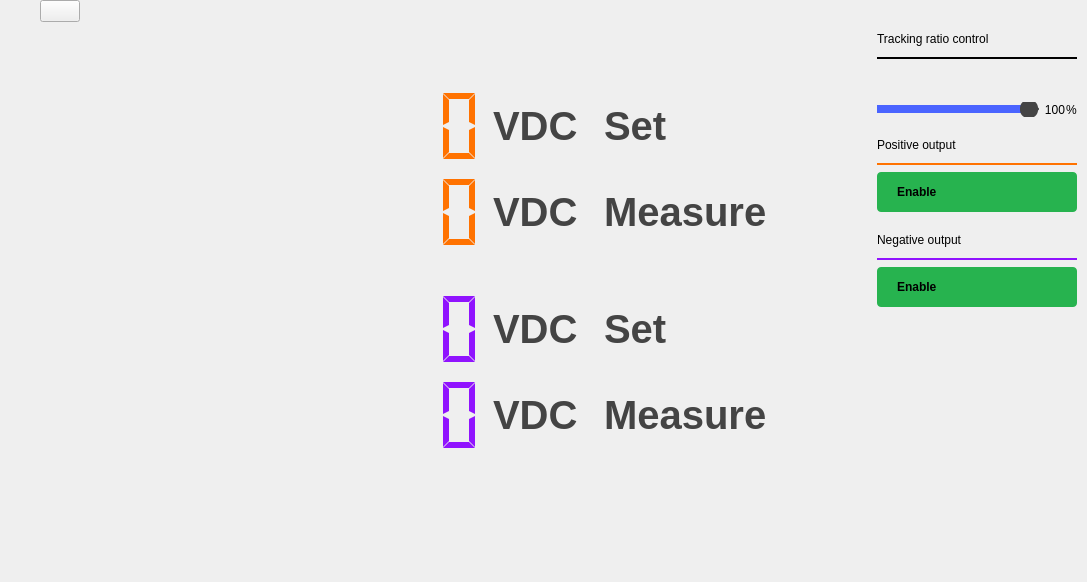
<?xml version="1.0" encoding="UTF-8"?>
<ui version="4.0">
 <class>PowerController</class>
 <widget class="QWidget" name="PowerController">
  <property name="geometry">
   <rect>
    <x>0</x>
    <y>0</y>
    <width>1087</width>
    <height>582</height>
   </rect>
  </property>
  <property name="sizePolicy">
   <sizepolicy hsizetype="MinimumExpanding" vsizetype="MinimumExpanding">
    <horstretch>0</horstretch>
    <verstretch>0</verstretch>
   </sizepolicy>
  </property>
  <property name="windowTitle">
   <string>Scopy Power Control</string>
  </property>
  <layout class="QVBoxLayout" name="verticalLayout_3">
   <property name="spacing">
    <number>0</number>
   </property>
   <property name="leftMargin">
    <number>0</number>
   </property>
   <property name="topMargin">
    <number>0</number>
   </property>
   <property name="rightMargin">
    <number>0</number>
   </property>
   <property name="bottomMargin">
    <number>0</number>
   </property>
   <item>
    <widget class="QWidget" name="hWidget_top_area" native="true">
     <layout class="QHBoxLayout" name="horizontalLayout_2">
      <property name="spacing">
       <number>40</number>
      </property>
      <property name="leftMargin">
       <number>0</number>
      </property>
      <property name="topMargin">
       <number>0</number>
      </property>
      <property name="rightMargin">
       <number>50</number>
      </property>
      <property name="bottomMargin">
       <number>0</number>
      </property>
      <item>
       <spacer name="horizontalSpacer_8">
        <property name="orientation">
         <enum>Qt::Horizontal</enum>
        </property>
        <property name="sizeType">
         <enum>QSizePolicy::Fixed</enum>
        </property>
        <property name="sizeHint" stdset="0">
         <size>
          <width>40</width>
          <height>10</height>
         </size>
        </property>
       </spacer>
      </item>
      <item>
       <widget class="scopy::LinkedButton" name="btnHelp">
        <property name="text">
         <string/>
        </property>
       </widget>
      </item>
      <item>
       <spacer name="horizontalSpacer_7">
        <property name="orientation">
         <enum>Qt::Horizontal</enum>
        </property>
        <property name="sizeHint" stdset="0">
         <size>
          <width>40</width>
          <height>20</height>
         </size>
        </property>
       </spacer>
      </item>
     </layout>
    </widget>
   </item>
   <item>
    <layout class="QHBoxLayout" name="hLayout_main_area">
     <property name="topMargin">
      <number>0</number>
     </property>
     <item>
      <widget class="scopy::DetachDragZone" name="leftPanel" native="true">
       <property name="sizePolicy">
        <sizepolicy hsizetype="Expanding" vsizetype="Preferred">
         <horstretch>0</horstretch>
         <verstretch>0</verstretch>
        </sizepolicy>
       </property>
       <property name="styleSheet">
        <string notr="true"/>
       </property>
       <layout class="QVBoxLayout" name="verticalLayout">
        <property name="leftMargin">
         <number>100</number>
        </property>
        <property name="topMargin">
         <number>64</number>
        </property>
        <property name="rightMargin">
         <number>100</number>
        </property>
        <property name="bottomMargin">
         <number>64</number>
        </property>
        <item>
         <layout class="QGridLayout" name="gridLayout">
          <item row="1" column="2">
           <widget class="QLabel" name="label_8">
            <property name="styleSheet">
             <string notr="true">QLabel { color: #444444; qproperty-alignment: 'AlignBottom | AlignLeft'; font-size: 30pt; font-weight: bold;  }</string>
            </property>
            <property name="text">
             <string>VDC</string>
            </property>
           </widget>
          </item>
          <item row="1" column="4">
           <widget class="QLabel" name="label_6">
            <property name="sizePolicy">
             <sizepolicy hsizetype="Preferred" vsizetype="Preferred">
              <horstretch>0</horstretch>
              <verstretch>0</verstretch>
             </sizepolicy>
            </property>
            <property name="minimumSize">
             <size>
              <width>0</width>
              <height>0</height>
             </size>
            </property>
            <property name="maximumSize">
             <size>
              <width>16777215</width>
              <height>16777215</height>
             </size>
            </property>
            <property name="font">
             <font>
              <pointsize>30</pointsize>
              <bold>true</bold>
             </font>
            </property>
            <property name="styleSheet">
             <string notr="true">QLabel { color: #444444; qproperty-alignment: 'AlignBottom | AlignLeft'; font-size: 30pt; font-weight: bold; }</string>
            </property>
            <property name="text">
             <string>Measure</string>
            </property>
           </widget>
          </item>
          <item row="0" column="1">
           <widget class="scopy::LcdNumber" name="lcd1_set">
            <property name="sizePolicy">
             <sizepolicy hsizetype="Fixed" vsizetype="Fixed">
              <horstretch>0</horstretch>
              <verstretch>0</verstretch>
             </sizepolicy>
            </property>
            <property name="minimumSize">
             <size>
              <width>210</width>
              <height>80</height>
             </size>
            </property>
            <property name="styleSheet">
             <string notr="true">QLCDNumber {
background-color: transparent;
color: #ff7200;
}</string>
            </property>
            <property name="frameShape">
             <enum>QFrame::NoFrame</enum>
            </property>
            <property name="digitCount">
             <number>5</number>
            </property>
            <property name="segmentStyle">
             <enum>QLCDNumber::Flat</enum>
            </property>
           </widget>
          </item>
          <item row="0" column="2">
           <widget class="QLabel" name="label_7">
            <property name="styleSheet">
             <string notr="true">QLabel { color: #444444; qproperty-alignment: 'AlignBottom | AlignLeft'; font-size: 30pt; font-weight: bold; }</string>
            </property>
            <property name="text">
             <string>VDC</string>
            </property>
           </widget>
          </item>
          <item row="1" column="1">
           <widget class="scopy::LcdNumber" name="lcd1">
            <property name="sizePolicy">
             <sizepolicy hsizetype="Fixed" vsizetype="Fixed">
              <horstretch>0</horstretch>
              <verstretch>0</verstretch>
             </sizepolicy>
            </property>
            <property name="minimumSize">
             <size>
              <width>210</width>
              <height>80</height>
             </size>
            </property>
            <property name="styleSheet">
             <string notr="true">QLCDNumber {
background-color: transparent;
color: #ff7200;
}</string>
            </property>
            <property name="frameShape">
             <enum>QFrame::NoFrame</enum>
            </property>
            <property name="segmentStyle">
             <enum>QLCDNumber::Flat</enum>
            </property>
           </widget>
          </item>
          <item row="1" column="3">
           <spacer name="horizontalSpacer_4">
            <property name="orientation">
             <enum>Qt::Horizontal</enum>
            </property>
            <property name="sizeType">
             <enum>QSizePolicy::Fixed</enum>
            </property>
            <property name="sizeHint" stdset="0">
             <size>
              <width>20</width>
              <height>20</height>
             </size>
            </property>
           </spacer>
          </item>
          <item row="0" column="4">
           <widget class="QLabel" name="label_5">
            <property name="sizePolicy">
             <sizepolicy hsizetype="Preferred" vsizetype="Preferred">
              <horstretch>0</horstretch>
              <verstretch>0</verstretch>
             </sizepolicy>
            </property>
            <property name="minimumSize">
             <size>
              <width>0</width>
              <height>0</height>
             </size>
            </property>
            <property name="maximumSize">
             <size>
              <width>16777215</width>
              <height>16777215</height>
             </size>
            </property>
            <property name="font">
             <font>
              <pointsize>30</pointsize>
              <bold>true</bold>
             </font>
            </property>
            <property name="styleSheet">
             <string notr="true">QLabel { color: #444444; qproperty-alignment: 'AlignBottom | AlignLeft'; font-size: 30pt; font-weight: bold; }</string>
            </property>
            <property name="text">
             <string>Set</string>
            </property>
           </widget>
          </item>
          <item row="0" column="0">
           <spacer name="horizontalSpacer">
            <property name="orientation">
             <enum>Qt::Horizontal</enum>
            </property>
            <property name="sizeHint" stdset="0">
             <size>
              <width>42</width>
              <height>20</height>
             </size>
            </property>
           </spacer>
          </item>
          <item row="0" column="3">
           <spacer name="horizontalSpacer_3">
            <property name="orientation">
             <enum>Qt::Horizontal</enum>
            </property>
            <property name="sizeType">
             <enum>QSizePolicy::Fixed</enum>
            </property>
            <property name="sizeHint" stdset="0">
             <size>
              <width>20</width>
              <height>20</height>
             </size>
            </property>
           </spacer>
          </item>
         </layout>
        </item>
        <item>
         <widget class="QwtThermo" name="scale_dac1" native="true">
          <property name="upperBound" stdset="0">
           <double>5.000000000000000</double>
          </property>
          <property name="scaleMaxMinor" stdset="0">
           <number>10</number>
          </property>
          <property name="borderWidth" stdset="0">
           <number>0</number>
          </property>
         </widget>
        </item>
        <item>
         <layout class="QGridLayout" name="gridLayout_2">
          <property name="horizontalSpacing">
           <number>6</number>
          </property>
          <item row="1" column="4">
           <widget class="QLabel" name="label_2">
            <property name="sizePolicy">
             <sizepolicy hsizetype="Preferred" vsizetype="Preferred">
              <horstretch>0</horstretch>
              <verstretch>0</verstretch>
             </sizepolicy>
            </property>
            <property name="minimumSize">
             <size>
              <width>0</width>
              <height>0</height>
             </size>
            </property>
            <property name="maximumSize">
             <size>
              <width>16777215</width>
              <height>16777215</height>
             </size>
            </property>
            <property name="font">
             <font>
              <pointsize>30</pointsize>
              <bold>true</bold>
             </font>
            </property>
            <property name="styleSheet">
             <string notr="true">QLabel { color: #444444; qproperty-alignment: 'AlignBottom | AlignLeft'; font-size: 30pt; font-weight: bold; }</string>
            </property>
            <property name="text">
             <string>Measure</string>
            </property>
           </widget>
          </item>
          <item row="1" column="1">
           <widget class="scopy::LcdNumber" name="lcd2">
            <property name="sizePolicy">
             <sizepolicy hsizetype="Fixed" vsizetype="Fixed">
              <horstretch>0</horstretch>
              <verstretch>0</verstretch>
             </sizepolicy>
            </property>
            <property name="minimumSize">
             <size>
              <width>210</width>
              <height>80</height>
             </size>
            </property>
            <property name="styleSheet">
             <string notr="true">QLCDNumber {
background-color: transparent;
color: #9013fe;
}</string>
            </property>
            <property name="frameShape">
             <enum>QFrame::NoFrame</enum>
            </property>
            <property name="digitCount">
             <number>5</number>
            </property>
            <property name="segmentStyle">
             <enum>QLCDNumber::Flat</enum>
            </property>
           </widget>
          </item>
          <item row="0" column="4">
           <widget class="QLabel" name="label">
            <property name="sizePolicy">
             <sizepolicy hsizetype="Preferred" vsizetype="Preferred">
              <horstretch>0</horstretch>
              <verstretch>0</verstretch>
             </sizepolicy>
            </property>
            <property name="minimumSize">
             <size>
              <width>0</width>
              <height>0</height>
             </size>
            </property>
            <property name="maximumSize">
             <size>
              <width>16777215</width>
              <height>16777215</height>
             </size>
            </property>
            <property name="font">
             <font>
              <pointsize>30</pointsize>
              <bold>true</bold>
             </font>
            </property>
            <property name="styleSheet">
             <string notr="true">QLabel { color: #444444; qproperty-alignment: 'AlignBottom | AlignLeft'; font-size: 30pt; font-weight: bold; }</string>
            </property>
            <property name="text">
             <string>Set</string>
            </property>
           </widget>
          </item>
          <item row="0" column="0">
           <spacer name="horizontalSpacer_2">
            <property name="orientation">
             <enum>Qt::Horizontal</enum>
            </property>
            <property name="sizeHint" stdset="0">
             <size>
              <width>42</width>
              <height>20</height>
             </size>
            </property>
           </spacer>
          </item>
          <item row="0" column="1">
           <widget class="scopy::LcdNumber" name="lcd2_set">
            <property name="sizePolicy">
             <sizepolicy hsizetype="Fixed" vsizetype="Fixed">
              <horstretch>0</horstretch>
              <verstretch>0</verstretch>
             </sizepolicy>
            </property>
            <property name="minimumSize">
             <size>
              <width>210</width>
              <height>80</height>
             </size>
            </property>
            <property name="styleSheet">
             <string notr="true">QLCDNumber {
background-color: transparent;
color: #9013fe;
}</string>
            </property>
            <property name="frameShape">
             <enum>QFrame::NoFrame</enum>
            </property>
            <property name="digitCount">
             <number>5</number>
            </property>
            <property name="segmentStyle">
             <enum>QLCDNumber::Flat</enum>
            </property>
           </widget>
          </item>
          <item row="0" column="2">
           <widget class="QLabel" name="label_9">
            <property name="styleSheet">
             <string notr="true">QLabel { color: #444444; qproperty-alignment: 'AlignBottom | AlignLeft'; font-size: 30pt; font-weight: bold; }</string>
            </property>
            <property name="text">
             <string>VDC</string>
            </property>
           </widget>
          </item>
          <item row="1" column="2">
           <widget class="QLabel" name="label_10">
            <property name="styleSheet">
             <string notr="true">QLabel { color: #444444; qproperty-alignment: 'AlignBottom | AlignLeft'; font-size: 30pt; font-weight: bold; }</string>
            </property>
            <property name="text">
             <string>VDC</string>
            </property>
           </widget>
          </item>
          <item row="0" column="3">
           <spacer name="horizontalSpacer_5">
            <property name="orientation">
             <enum>Qt::Horizontal</enum>
            </property>
            <property name="sizeType">
             <enum>QSizePolicy::Fixed</enum>
            </property>
            <property name="sizeHint" stdset="0">
             <size>
              <width>20</width>
              <height>20</height>
             </size>
            </property>
           </spacer>
          </item>
          <item row="1" column="3">
           <spacer name="horizontalSpacer_6">
            <property name="orientation">
             <enum>Qt::Horizontal</enum>
            </property>
            <property name="sizeType">
             <enum>QSizePolicy::Fixed</enum>
            </property>
            <property name="sizeHint" stdset="0">
             <size>
              <width>20</width>
              <height>20</height>
             </size>
            </property>
           </spacer>
          </item>
         </layout>
        </item>
        <item>
         <widget class="QwtThermo" name="scale_dac2" native="true">
          <property name="lowerBound" stdset="0">
           <double>-5.000000000000000</double>
          </property>
          <property name="upperBound" stdset="0">
           <double>0.000000000000000</double>
          </property>
          <property name="scaleMaxMinor" stdset="0">
           <number>10</number>
          </property>
          <property name="borderWidth" stdset="0">
           <number>0</number>
          </property>
         </widget>
        </item>
        <item>
         <widget class="scopy::InstrumentNotes" name="instrumentNotes" native="true"/>
        </item>
       </layout>
      </widget>
     </item>
     <item>
      <widget class="scopy::DetachDragZone" name="rightMenu" native="true">
       <property name="sizePolicy">
        <sizepolicy hsizetype="Maximum" vsizetype="Preferred">
         <horstretch>0</horstretch>
         <verstretch>0</verstretch>
        </sizepolicy>
       </property>
       <layout class="QVBoxLayout" name="verticalLayout_4">
        <property name="spacing">
         <number>10</number>
        </property>
        <property name="leftMargin">
         <number>10</number>
        </property>
        <property name="topMargin">
         <number>10</number>
        </property>
        <property name="rightMargin">
         <number>10</number>
        </property>
        <property name="bottomMargin">
         <number>10</number>
        </property>
        <item>
         <widget class="QScrollArea" name="scrollArea">
          <property name="sizePolicy">
           <sizepolicy hsizetype="Fixed" vsizetype="Expanding">
            <horstretch>0</horstretch>
            <verstretch>0</verstretch>
           </sizepolicy>
          </property>
          <property name="frameShape">
           <enum>QFrame::NoFrame</enum>
          </property>
          <property name="horizontalScrollBarPolicy">
           <enum>Qt::ScrollBarAlwaysOff</enum>
          </property>
          <property name="sizeAdjustPolicy">
           <enum>QAbstractScrollArea::AdjustToContents</enum>
          </property>
          <property name="widgetResizable">
           <bool>true</bool>
          </property>
          <widget class="QWidget" name="scrollAreaWidgetContents">
           <property name="geometry">
            <rect>
             <x>0</x>
             <y>0</y>
             <width>200</width>
             <height>535</height>
            </rect>
           </property>
           <layout class="QVBoxLayout" name="verticalLayout_2">
            <property name="leftMargin">
             <number>0</number>
            </property>
            <property name="topMargin">
             <number>0</number>
            </property>
            <property name="rightMargin">
             <number>0</number>
            </property>
            <property name="bottomMargin">
             <number>0</number>
            </property>
            <item>
             <widget class="QLabel" name="label_12">
              <property name="text">
               <string>Tracking ratio control</string>
              </property>
              <property name="general_settings_label" stdset="0">
               <bool>true</bool>
              </property>
             </widget>
            </item>
            <item>
             <spacer name="verticalSpacer_6">
              <property name="orientation">
               <enum>Qt::Vertical</enum>
              </property>
              <property name="sizeType">
               <enum>QSizePolicy::Fixed</enum>
              </property>
              <property name="sizeHint" stdset="0">
               <size>
                <width>20</width>
                <height>5</height>
               </size>
              </property>
             </spacer>
            </item>
            <item>
             <widget class="Line" name="line_3">
              <property name="frameShadow">
               <enum>QFrame::Plain</enum>
              </property>
              <property name="lineWidth">
               <number>2</number>
              </property>
              <property name="orientation">
               <enum>Qt::Horizontal</enum>
              </property>
              <property name="blue_line" stdset="0">
               <bool>true</bool>
              </property>
             </widget>
            </item>
            <item>
             <widget class="scopy::CustomSwitch" name="btnSync">
              <property name="styleSheet">
               <string notr="true">QPushButton {
min-height: 30px;
max-height: 30px;
min-width: 200px;
max-width: 200px;
border-radius: 4px;
}

QPushButton:disabled {
background-color: qlineargradient(spread:pad, x1:0.5, y1:0, x2:0.501, y2:0, stop:0 #727273, stop:1 #141416);
}

QWidget#handle {
min-height: 30px;
max-height: 30px;
min-width: 102px;
max-width: 102px;
background-color: #4a64ff;
border-radius: 2px;
}

QWidget#handle:disabled {
background-color: #aaaaaa;
}

QLabel {
margin-top: 6px;
background-color: transparent;
}

QLabel#on {
margin-top: 0px;
min-height:30px;
max-height:30px;
min-width:100px;
max-width:100px;
qproperty-alignment: AlignCenter AlignCenter;
margin-left: 0px;
}

QLabel#on:disabled {
color: rgba(255,255,255,102);
}

QLabel#off {
margin-top: 0px;
min-height:30px;
max-height:30px;
min-width:100px;
max-width:100px;
margin-left: 100px;
qproperty-alignment: AlignCenter AlignCenter;
}

QLabel#off:disabled {
color: rgba(255,255,255,51);
}
</string>
              </property>
              <property name="text">
               <string/>
              </property>
              <property name="leftText" stdset="0">
               <string>Independent</string>
              </property>
              <property name="rightText" stdset="0">
               <string>Tracking</string>
              </property>
              <property name="duration_ms" stdset="0">
               <number>0</number>
              </property>
             </widget>
            </item>
            <item>
             <layout class="QHBoxLayout" name="horizontalLayout">
              <property name="spacing">
               <number>1</number>
              </property>
              <item>
               <widget class="QSlider" name="trackingRatio">
                <property name="enabled">
                 <bool>false</bool>
                </property>
                <property name="styleSheet">
                 <string notr="true">QSlider::groove {
    border: 1px solid #444444;
    height: 2px; /* the groove expands to the size of the slider by default. by giving it a height, it has a fixed size */
    background: #999999;
    margin: 2px 0;
    border-radius: 2px;
}

QSlider::handle {
    background: rgb(73, 99, 255);
    border: 0px solid;
    width: 18px;
    margin: -8px 0; /* handle is placed by default on the contents rect of the groove. Expand outside the groove */
    border-radius: 8px;
}

QSlider::handle:disabled {
    background: #444444;
}

QSlider::sub-page:horizontal {
    background: #4A64FF;
}</string>
                </property>
                <property name="minimum">
                 <number>0</number>
                </property>
                <property name="maximum">
                 <number>100</number>
                </property>
                <property name="value">
                 <number>100</number>
                </property>
                <property name="orientation">
                 <enum>Qt::Horizontal</enum>
                </property>
               </widget>
              </item>
              <item>
               <widget class="QLabel" name="trackingRatioLbl">
                <property name="sizePolicy">
                 <sizepolicy hsizetype="Minimum" vsizetype="Preferred">
                  <horstretch>0</horstretch>
                  <verstretch>0</verstretch>
                 </sizepolicy>
                </property>
                <property name="minimumSize">
                 <size>
                  <width>25</width>
                  <height>0</height>
                 </size>
                </property>
                <property name="text">
                 <string>100</string>
                </property>
                <property name="alignment">
                 <set>Qt::AlignRight|Qt::AlignTrailing|Qt::AlignVCenter</set>
                </property>
               </widget>
              </item>
              <item>
               <widget class="QLabel" name="label_13">
                <property name="sizePolicy">
                 <sizepolicy hsizetype="Maximum" vsizetype="Preferred">
                  <horstretch>0</horstretch>
                  <verstretch>0</verstretch>
                 </sizepolicy>
                </property>
                <property name="text">
                 <string>%</string>
                </property>
               </widget>
              </item>
             </layout>
            </item>
            <item>
             <spacer name="verticalSpacer">
              <property name="orientation">
               <enum>Qt::Vertical</enum>
              </property>
              <property name="sizeType">
               <enum>QSizePolicy::Fixed</enum>
              </property>
              <property name="sizeHint" stdset="0">
               <size>
                <width>20</width>
                <height>15</height>
               </size>
              </property>
             </spacer>
            </item>
            <item>
             <widget class="QLabel" name="label_3">
              <property name="sizePolicy">
               <sizepolicy hsizetype="Preferred" vsizetype="Preferred">
                <horstretch>0</horstretch>
                <verstretch>0</verstretch>
               </sizepolicy>
              </property>
              <property name="text">
               <string>Positive output</string>
              </property>
              <property name="general_settings_label" stdset="0">
               <bool>true</bool>
              </property>
             </widget>
            </item>
            <item>
             <spacer name="verticalSpacer_2">
              <property name="orientation">
               <enum>Qt::Vertical</enum>
              </property>
              <property name="sizeType">
               <enum>QSizePolicy::Fixed</enum>
              </property>
              <property name="sizeHint" stdset="0">
               <size>
                <width>20</width>
                <height>5</height>
               </size>
              </property>
             </spacer>
            </item>
            <item>
             <widget class="Line" name="line">
              <property name="sizePolicy">
               <sizepolicy hsizetype="Preferred" vsizetype="Fixed">
                <horstretch>0</horstretch>
                <verstretch>0</verstretch>
               </sizepolicy>
              </property>
              <property name="styleSheet">
               <string notr="true">QFrame { color: #ff7200; }</string>
              </property>
              <property name="frameShadow">
               <enum>QFrame::Plain</enum>
              </property>
              <property name="lineWidth">
               <number>2</number>
              </property>
              <property name="orientation">
               <enum>Qt::Horizontal</enum>
              </property>
             </widget>
            </item>
            <item>
             <layout class="QVBoxLayout" name="valuePosLayout"/>
            </item>
            <item>
             <widget class="QPushButton" name="dac1">
              <property name="sizePolicy">
               <sizepolicy hsizetype="Preferred" vsizetype="Fixed">
                <horstretch>0</horstretch>
                <verstretch>0</verstretch>
               </sizepolicy>
              </property>
              <property name="layoutDirection">
               <enum>Qt::RightToLeft</enum>
              </property>
              <property name="styleSheet">
               <string notr="true">QPushButton {
  width: 80px;
  height: 40px;
  border-radius: 4px;
  background-color: #27b34f;
  font-weight: bold;

  text-align: left;
  padding-left: 20px;
  padding-right: 20px;
}

QPushButton[running=true] {
  background-color: #F45000;
}

QPushButton:disabled {
  background-color: grey;
}</string>
              </property>
              <property name="text">
               <string>Enable</string>
              </property>
              <property name="icon">
               <iconset resource="../../../gui/res/resources.qrc">
                <normaloff>:/gui/icons/play.svg</normaloff>
                <normalon>:/gui/icons/scopy-default/icons/play_stop.svg</normalon>:/gui/icons/play.svg</iconset>
              </property>
              <property name="iconSize">
               <size>
                <width>8</width>
                <height>10</height>
               </size>
              </property>
              <property name="checkable">
               <bool>true</bool>
              </property>
             </widget>
            </item>
            <item>
             <spacer name="verticalSpacer_4">
              <property name="orientation">
               <enum>Qt::Vertical</enum>
              </property>
              <property name="sizeType">
               <enum>QSizePolicy::Fixed</enum>
              </property>
              <property name="sizeHint" stdset="0">
               <size>
                <width>0</width>
                <height>15</height>
               </size>
              </property>
             </spacer>
            </item>
            <item>
             <widget class="QLabel" name="label_4">
              <property name="sizePolicy">
               <sizepolicy hsizetype="Preferred" vsizetype="Preferred">
                <horstretch>0</horstretch>
                <verstretch>0</verstretch>
               </sizepolicy>
              </property>
              <property name="text">
               <string>Negative output</string>
              </property>
              <property name="general_settings_label" stdset="0">
               <bool>true</bool>
              </property>
             </widget>
            </item>
            <item>
             <spacer name="verticalSpacer_5">
              <property name="orientation">
               <enum>Qt::Vertical</enum>
              </property>
              <property name="sizeType">
               <enum>QSizePolicy::Fixed</enum>
              </property>
              <property name="sizeHint" stdset="0">
               <size>
                <width>20</width>
                <height>5</height>
               </size>
              </property>
             </spacer>
            </item>
            <item>
             <widget class="Line" name="line_2">
              <property name="sizePolicy">
               <sizepolicy hsizetype="Preferred" vsizetype="Fixed">
                <horstretch>0</horstretch>
                <verstretch>0</verstretch>
               </sizepolicy>
              </property>
              <property name="styleSheet">
               <string notr="true">QFrame { color: #9013fe; }</string>
              </property>
              <property name="frameShadow">
               <enum>QFrame::Plain</enum>
              </property>
              <property name="lineWidth">
               <number>2</number>
              </property>
              <property name="orientation">
               <enum>Qt::Horizontal</enum>
              </property>
             </widget>
            </item>
            <item>
             <layout class="QVBoxLayout" name="valueNegLayout"/>
            </item>
            <item>
             <widget class="QPushButton" name="dac2">
              <property name="sizePolicy">
               <sizepolicy hsizetype="Preferred" vsizetype="Fixed">
                <horstretch>0</horstretch>
                <verstretch>0</verstretch>
               </sizepolicy>
              </property>
              <property name="layoutDirection">
               <enum>Qt::RightToLeft</enum>
              </property>
              <property name="styleSheet">
               <string notr="true">QPushButton {
  width: 80px;
  height: 40px;
  border-radius: 4px;
  background-color: #27b34f;
  font-weight: bold;

  text-align: left;
  padding-left: 20px;
  padding-right: 20px;
}

QPushButton[running=true] {
  background-color: #F45000;
}

QPushButton:disabled {
  background-color: grey;
}</string>
              </property>
              <property name="text">
               <string>Enable</string>
              </property>
              <property name="icon">
               <iconset resource="../../../gui/res/resources.qrc">
                <normaloff>:/gui/icons/play.svg</normaloff>
                <normalon>:/gui/icons/scopy-default/icons/play_stop.svg</normalon>:/gui/icons/play.svg</iconset>
              </property>
              <property name="iconSize">
               <size>
                <width>8</width>
                <height>10</height>
               </size>
              </property>
              <property name="checkable">
               <bool>true</bool>
              </property>
             </widget>
            </item>
            <item>
             <spacer name="verticalSpacer_3">
              <property name="orientation">
               <enum>Qt::Vertical</enum>
              </property>
              <property name="sizeHint" stdset="0">
               <size>
                <width>20</width>
                <height>40</height>
               </size>
              </property>
             </spacer>
            </item>
           </layout>
          </widget>
         </widget>
        </item>
       </layout>
      </widget>
     </item>
    </layout>
   </item>
  </layout>
 </widget>
 <customwidgets>
  <customwidget>
   <class>scopy::DetachDragZone</class>
   <extends>QWidget</extends>
   <header>detachdragzone.h</header>
   <container>1</container>
  </customwidget>
  <customwidget>
   <class>scopy::InstrumentNotes</class>
   <extends>QWidget</extends>
   <header>m2k-gui/instrumentnotes.h</header>
   <container>1</container>
  </customwidget>
  <customwidget>
   <class>scopy::LinkedButton</class>
   <extends>QPushButton</extends>
   <header>m2k-gui/linked_button.hpp</header>
  </customwidget>
  <customwidget>
   <class>scopy::CustomSwitch</class>
   <extends>QPushButton</extends>
   <header>gui/customSwitch.h</header>
  </customwidget>
  <customwidget>
   <class>QwtThermo</class>
   <extends>QWidget</extends>
   <header>qwt_thermo.h</header>
  </customwidget>
  <customwidget>
   <class>scopy::LcdNumber</class>
   <extends>QLCDNumber</extends>
   <header>lcdNumber.hpp</header>
  </customwidget>
 </customwidgets>
 <resources>
  <include location="../../../gui/res/resources.qrc"/>
 </resources>
 <connections>
  <connection>
   <sender>btnSync</sender>
   <signal>toggled(bool)</signal>
   <receiver>dac2</receiver>
   <slot>setEnabled(bool)</slot>
   <hints>
    <hint type="sourcelabel">
     <x>947</x>
     <y>95</y>
    </hint>
    <hint type="destinationlabel">
     <x>947</x>
     <y>158</y>
    </hint>
   </hints>
  </connection>
  <connection>
   <sender>trackingRatio</sender>
   <signal>valueChanged(int)</signal>
   <receiver>trackingRatioLbl</receiver>
   <slot>setNum(int)</slot>
   <hints>
    <hint type="sourcelabel">
     <x>844</x>
     <y>151</y>
    </hint>
    <hint type="destinationlabel">
     <x>903</x>
     <y>115</y>
    </hint>
   </hints>
  </connection>
  <connection>
   <sender>btnSync</sender>
   <signal>toggled(bool)</signal>
   <receiver>trackingRatio</receiver>
   <slot>setDisabled(bool)</slot>
   <hints>
    <hint type="sourcelabel">
     <x>947</x>
     <y>95</y>
    </hint>
    <hint type="destinationlabel">
     <x>947</x>
     <y>447</y>
    </hint>
   </hints>
  </connection>
 </connections>
</ui>
